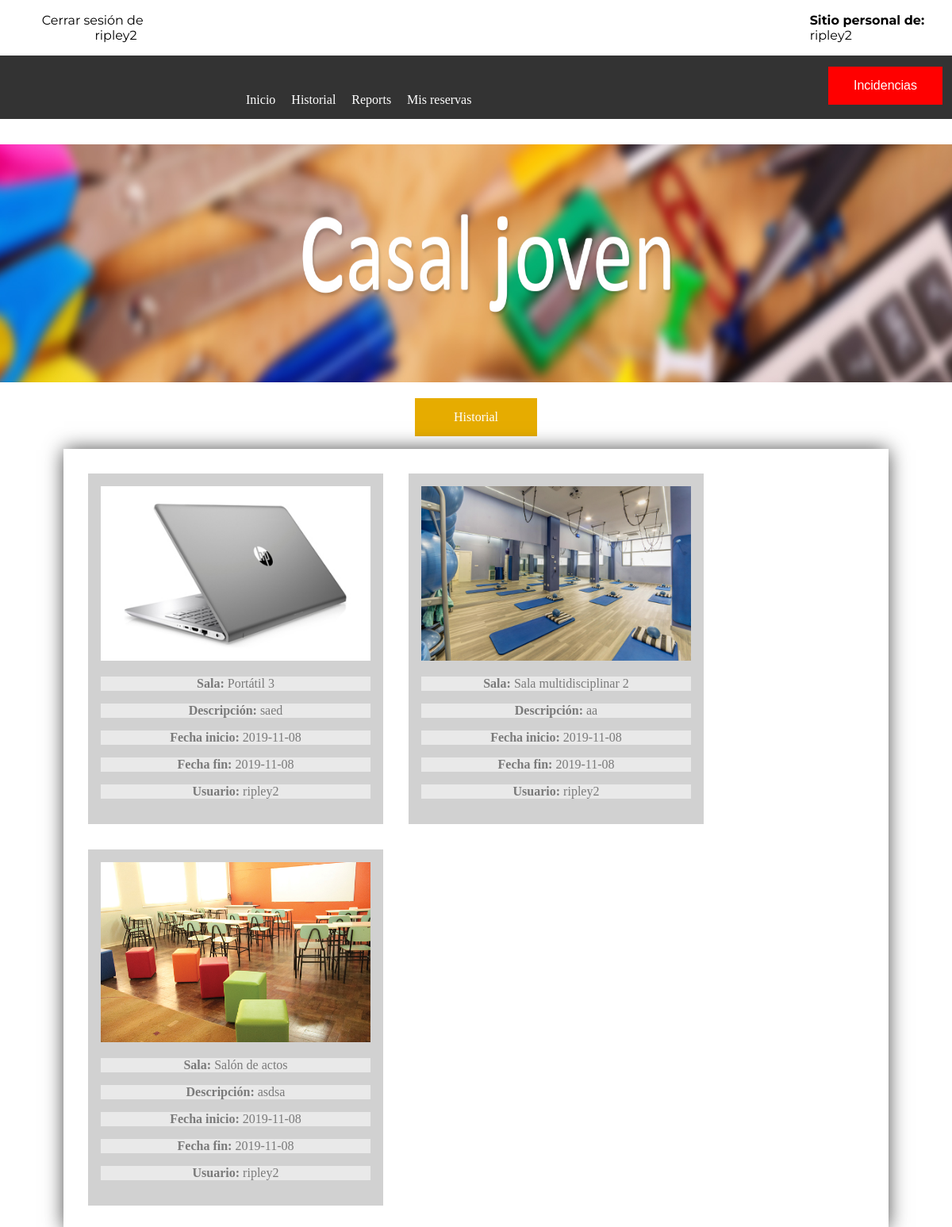
/general.php (signed in), run on the app's committed database.
### tables this page shows
CREATE TABLE `tbl_usuario` (
  `id_usuario` int(11) NOT NULL,
  `user` char(30) DEFAULT NULL,
  `pass` char(100) DEFAULT NULL
);

### general.php (the view, shortened to what this page needs)
<!DOCTYPE html>
<html>
<head>
	<link rel="stylesheet" type="text/css" href="estilos.css">
</head>
<body>
	<div style="display:flex; align-items: center">
	    <?php
	        include "./header.php";
	    ?>
	    <p style="font-family: Montserrat; margin-left: 70%"><b>Sitio personal de:</b>
			<?php
				echo $_SESSION['nombre'];
			?>
		</p>
	</div>
	<header id="main-header" >
		<nav class="cab">
			<ul>
				<li class="lis"><a href="home.php"><p class="pip">Inicio</p></a></li>
				<li class="lis"><a href="general.php"><p>Historial</p></a></li>
				<li class="lis"><a href="reports.php"><p>Reports</p></a></li>
				<li class="lis"><a href="mis_reservas.php"><p>Mis reservas</p></a></li>
			</ul>
		</nav>
	<button class="incidencias"><a href="incidencias.php" style="text-decoration: none;">Incidencias</a></button>
 	</header>
	<img src="./img/banner.jpg" class="imagen">
<div class="reservar_todo">
	<p class="reservar_parr" style="display:block;
  margin-left: auto;
  margin-right: auto;width:90px">
			Historial
	</p>
<div class="reservar_cont">
<?php
include "./services/conexion.php";
$id = $_SESSION['id'];
$result = mysqli_query($conn,"SELECT tbl_recurso.nombre_recurso, tbl_reserva.descripcion,tbl_tipus_recurso.imagen_tipo_recurso, tbl_reserva.fecha_ini, tbl_usuario.user, tbl_reserva.fecha_fin FROM tbl_tipus_recurso INNER JOIN tbl_recurso ON tbl_tipus_recurso.id_tipo_recurso=tbl_recurso.id_tipo_recurso INNER JOIN tbl_reserva ON tbl_recurso.id_recurso=tbl_reserva.id_recurso INNER JOIN tbl_usuario ON tbl_reserva.id_usuario=tbl_usuario.id_usuario WHERE tbl_usuario.id_usuario='$id' GROUP BY tbl_reserva.id_reserva");
if (!empty($result) && mysqli_num_rows($result)>0) {
		while ($row = mysqli_fetch_array($result)){
			?>
			<div class="res_div2">
				<div class="res_i_r">
					<?php
					echo "<img src='./img/recursos/".$row['imagen_tipo_recurso']."'style='width:340px'>";
					echo "<p class='parr_res2'><b>Sala: </b>" .$row['nombre_recurso']."</p>";
					if ($row['descripcion']=='') {
					echo "<p class='parr_res2' style='color:red;font-weight: bold;'>No hay descripción.</p>";
					}else{
					echo "<p class='parr_res2'><b>Descripción:</b> " .$row['descripcion']."</p>";
					}
					echo "<p class='parr_res2'><b>Fecha inicio: </b> ".$row['fecha_ini']."</p>";
					if ($row['fecha_fin']=='') {
					echo "<p class='parr_res2' style='color:red;font-weight: bold;'>No ha finalizado la reserva.</p>";
					}else{
					echo "<p class='parr_res2'><b>Fecha fin: </b> ".$row['fecha_fin']."</p>";
					}
					echo "<p class='parr_res2'><b>Usuario: </b> ".$row['user']."</p>";
					?>
				</div>
			</div>
			<?php
		}
}else{
	echo "0 resultados.";
}
?>
		</div>
	</div>
</body>
</html>

### estilos.css (style rules this page uses)
body { font-family: verdana; margin: 0px;width: 100%; }
#main-header { background: #333; color: white; height: 80px; }
#main-header a { color: white; margin: 0px; }
.cab { float: left; margin-left: 25%; }
.cab ul { margin: 0; padding: 0; list-style: none; padding-right: 20px; }
.cab ul li { display: inline-block; line-height: 80px; }
.cab ul li a { display: block; padding: 0 10px; text-decoration: none; -webkit-transition:all 500ms ease; -o-transition:all 500ms ease; transition:all 500ms ease ; }
.cab li { float:left; }
.incidencias { background-color: red; border: none; color: white; padding: 15px 32px; text-align: center; text-decoration: none; display: inline-block; font-size: 16px; margin: 14px 2px; cursor: pointer; float: right; margin-right: 12px; }
.imagen { width: 100%; height:300px; }
.reservar_parr { margin-left: 44%; background-color: #e6ac00; border: none; color: white; padding: 15px 32px; text-align: center; text-decoration: none; display: inline-block; font-size: 16px; }
.reservar_cont { background-color: #f9f9f9 -webkit-box-shadow: 0px 0px 24px -1px rgba(0,0,0,0.75); -moz-box-shadow: 0px 0px 24px -1px rgba(0,0,0,0.75); box-shadow: 0px 0px 24px -1px rgba(0,0,0,0.75); position: absolute; margin: 5rem; margin-top: 0rem; text-align: center; padding: 15px; }
.reservar_cont .res_div2 .res_i_r .parr_res2 { color: #7a7a7a; text-align: center; background-color: #e9e9e9; padding: 0px; }
.res_div2 { padding: 1rem; float: left; margin:1rem; background-color: #d1d1d1; }

### data on the page
tbl_usuario: shows a picture, nombre_recurso "Portátil 3", descripcion "saed", fecha_ini "2019-11-08", fecha_fin "2019-11-08", user "ripley2", nombre_recurso "Sala multidisciplinar 2", descripcion "aa", nombre_recurso "Salón de actos", descripcion "asdsa"

### other printed values
$_SESSION['nombre'] "ripley2"
